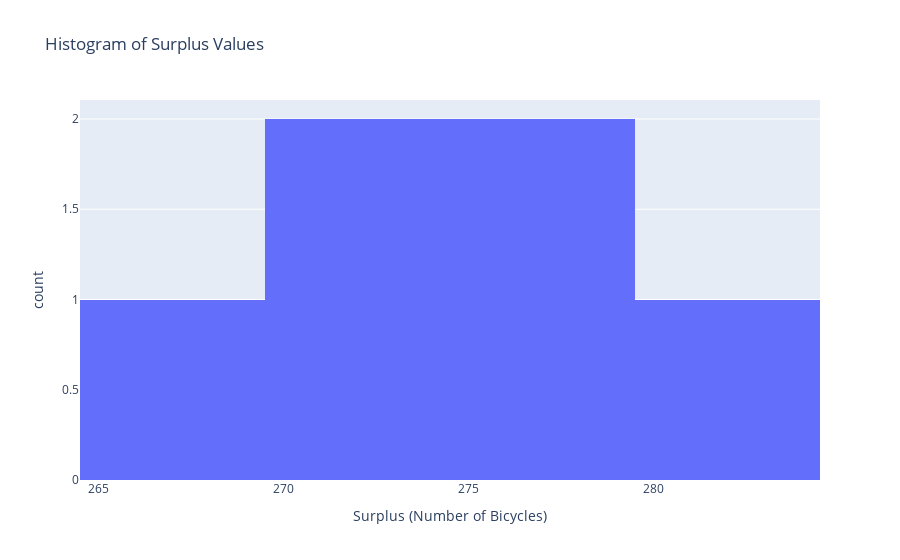

The code cell stored with this chart in its notebook:
### Code cell
fig_surplus_hist = px.histogram(df_categories, x="Surplus",
                                nbins=len(df_categories),
                                title="Histogram of Surplus Values",
                                labels={"Surplus": "Surplus (Number of Bicycles)"})
fig_surplus_hist.show()

### Figure 1 — Plotly figure (JSON) as saved in the notebook; plotly's stock layout.template omitted (floating-point values rounded to 4 significant figures)
{"data": [{"bingroup": "x", "hovertemplate": "Surplus (Number of Bicycles)=%{x}<br>count=%{y}<extra></extra>", "legendgroup": "", "marker": {"color": "#636efa", "pattern": {"shape": ""}}, "name": "", "nbinsx": 6, "orientation": "v", "showlegend": false, "type": "histogram", "x": [272, 270, 279, 267, 282, 279], "xaxis": "x", "yaxis": "y"}], "layout": {"barmode": "relative", "legend": {"tracegroupgap": 0}, "title": {"text": "Histogram of Surplus Values"}, "xaxis": {"anchor": "y", "domain": [0, 1], "title": {"text": "Surplus (Number of Bicycles)"}}, "yaxis": {"anchor": "x", "domain": [0, 1], "title": {"text": "count"}}}}
